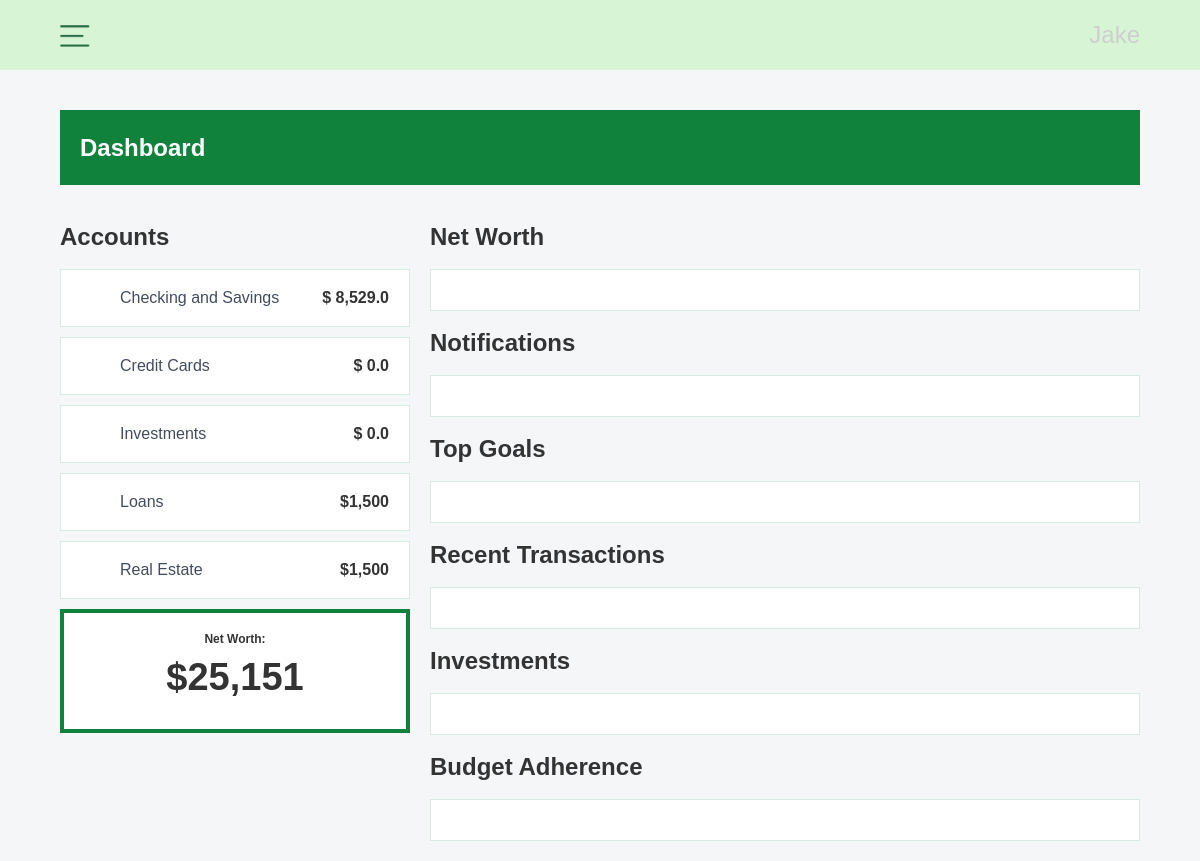
Screenshot of /budget/dashboard (signed in) with the database file from the repository.
### budget/models.py (models this page shows)
class BudgetUsers(models.Model):
    user = models.ForeignKey(settings.AUTH_USER_MODEL, on_delete=models.CASCADE, null=True, blank=True)
    first_name = models.CharField(max_length=120, null=True, blank=True)
    last_name = models.CharField(max_length=120, null=True, blank=True)
    users_id = models.CharField(max_length=100, null=True, blank=True)
    networth_timeline = models.JSONField(null=True, blank=True)
    checking_savings_total = models.FloatField(null=True, blank=True)
    credit_avaliable = models.FloatField(null=True, blank=True)
    investments = models.FloatField(null=True, blank=True)
    loans = models.FloatField(null=True, blank=True)
    real_estate = models.FloatField(null=True, blank=True)
    average_income = models.FloatField(null=True, blank=True)

### budget/views.py (the view)
# urls.py: path('dashboard', views.budget_dashboard, name='budget-dashboard'),
def budget_dashboard(request):
    user = request.user
    account = Account.objects.filter(pk=request.user.pk)
    user_id = account.model.get_user_id(self=user)
    budget_user = BudgetUsers.objects.get(users_id=user_id)
    checking_and_savings_total = budget_user.checking_savings_total
    credit_avaliable = budget_user.credit_avaliable
    investments = budget_user.investments
    loans = budget_user.loans
    real_estate = budget_user.real_estate
    bank_accounts = BankAccount.objects.filter(users_id=user_id)
    goals = Goal.objects.filter(users_id=user_id)
    current_date = dt.date.today()
    start_date = str(current_date).split("-")
    start_date[1] = '01'
    start_date = '-'.join(start_date)
    print(start_date)
    print(bank_accounts)
    if request.POST.get('action') == 'post':
        public = request.POST
        print(public)
    context = {
        'transaction_data': transactions,
        'checking_and_savings_total': checking_and_savings_total,
        'credit_avaliable': credit_avaliable,
        'investments': investments,
        'loans': loans,
        'real_estate': real_estate
    }
    return render(request, 'Budget/dashboard.html', context=context)

### budget/models.py (called while the page is built)
    def get_user_id(self):
        return self.user_id

### templates/Budget/dashboard.html (shortened to what this page needs)
{% extends 'Budget/base.html' %}
{% load static %}
{% load mathfilters %}
{% load humanize %}
{% block content %}
  <div class="section-banner wf-section">
    <h1 class="heading-4">Dashboard</h1>
  </div>
  <div class="my-section wf-section">
    <div class="my-container">
      <div class="w-row">
        <div class="column w-col w-col-4">
          <div class="item-wrapper">
            <h1 class="item-title">Accounts</h1>
            <div class="white-item" onclick="display_under(this)">
              <div class="account-item-wrapper">
                <div class="item-left-div"><img src="https://d3e54v103j8qbb.cloudfront.net/plugins/Basic/assets/placeholder.60f9b1840c.svg" loading="lazy" width="29" alt="">
                  <h1 class="_16px _10-padding-left light">Checking and Savings</h1>
                </div>
                <div>
                  <h1 class="_16px amount-right">$ {{ checking_and_savings_total|intcomma }}</h1>
                </div>
              </div>
            </div>
            <div class="white-item">
              <div class="account-item-wrapper">
                <div class="item-left-div"><img src="https://d3e54v103j8qbb.cloudfront.net/plugins/Basic/assets/placeholder.60f9b1840c.svg" loading="lazy" width="29" alt="">
                  <h1 class="_16px _10-padding-left light">Credit Cards</h1>
                </div>
                <div>
                  <h1 class="_16px amount-right">$ {{ credit_avaliable }}</h1>
                </div>
              </div>
            </div>
            <div class="white-item">
              <div class="account-item-wrapper">
                <div class="item-left-div"><img src="https://d3e54v103j8qbb.cloudfront.net/plugins/Basic/assets/placeholder.60f9b1840c.svg" loading="lazy" width="29" alt="">
                  <h1 class="_16px _10-padding-left light">Investments</h1>
                </div>
                <div>
                  <h1 class="_16px amount-right">$ {{ investments }}</h1>
                </div>
              </div>
            </div>
            <div class="white-item">
              <div class="account-item-wrapper">
                <div class="item-left-div"><img src="https://d3e54v103j8qbb.cloudfront.net/plugins/Basic/assets/placeholder.60f9b1840c.svg" loading="lazy" width="29" alt="">
                  <h1 class="_16px _10-padding-left light">Loans</h1>
                </div>
                <div>
                  <h1 class="_16px amount-right">$1,500</h1>
                </div>
              </div>
            </div>
            <div class="white-item">
              <div class="account-item-wrapper">
                <div class="item-left-div"><img src="https://d3e54v103j8qbb.cloudfront.net/plugins/Basic/assets/placeholder.60f9b1840c.svg" loading="lazy" width="29" alt="">
                  <h1 class="_16px _10-padding-left light">Real Estate</h1>
                </div>
                <div>
                  <h1 class="_16px amount-right">$1,500</h1>
                </div>
              </div>
            </div>
            <div class="white-item total">
              <h1 class="total-tag">Net Worth:</h1>
              <h1 class="account-totals">$25,151</h1>
            </div>
          </div>
        </div>
        <div class="column-2 w-col w-col-8">
          <div class="item-wrapper">
            <h1 class="item-title">Net Worth </h1>
            <div class="white-item"></div>
          </div>
          <div class="item-wrapper">
            <h1 class="item-title">Notifications</h1>
            <div class="white-item"></div>
          </div>
          <div class="item-wrapper">
            <h1 class="item-title">Top Goals</h1>
            <div class="white-item"></div>
          </div>
          <div class="item-wrapper">
            <h1 class="item-title">Recent Transactions</h1>
            <div class="white-item"></div>
          </div>
          <div class="item-wrapper">
            <h1 class="item-title">Investments</h1>
            <div class="white-item"></div>
          </div>
          <div class="item-wrapper">
            <h1 class="item-title">Budget Adherence </h1>
            <div class="white-item"></div>
          </div>
        </div>
      </div>
    </div>
  </div>
</body>
{% endblock %}

### templates/Budget/base.html (shortened to what this page needs)
{% load static %}
<!DOCTYPE html>
<html lang="en">
<head>
    <link href="{% static 'budget/css/style.css' %}" rel="stylesheet" type="text/css">
    <link href="{% static 'budget/css/webflow.css' %}" rel="stylesheet" type="text/css">
    <link href="{% static 'budget/css/other.css' %}" rel="stylesheet" type="text/css">
    <link href="{% static 'MainWebsite/normalize.css' %}" rel="stylesheet" type="text/css">
    <link href="{% static 'MainWebsite/webflow.css' %}" rel="stylesheet" type="text/css">
    <link href="{% static 'MainWebsite/mmoney.webflow.css' %}" rel="stylesheet" type="text/css">
</head>
<body class="body">
  <div class="bud-navbar-container wf-section">
    <div class="bud-navbar-wrapper"><img src="{% static 'images/Nav-bar-Hamburger@2x.png' %}" loading="lazy" width="30" alt="" onclick="navbarOpen()">
      <div>
        <h1 class="heading-3">Jake</h1>
      </div>
    </div>
  </div>
<body class="body">
{% block content %}
{% endblock %}
</body>
</html>

### static/budget/css/webflow.css (style rules this page uses)
* { -webkit-box-sizing: border-box; -moz-box-sizing: border-box; box-sizing: border-box; }
html { height: 100%; }
body { margin: 0; min-height: 100%; background-color: #fff; font-family: Arial, sans-serif; font-size: 14px; line-height: 20px; color: #333; }
img { max-width: 100%; vertical-align: middle; display: inline-block; }
h1, h2, h3, h4, h5, h6 { font-weight: bold; margin-bottom: 10px; }
h1 { font-size: 38px; line-height: 44px; margin-top: 20px; }
.w-row:before, .w-row:after { content: " "; display: table; grid-column-start: 1; grid-row-start: 1; grid-column-end: 2; grid-row-end: 2; }
.w-row:after { clear: both; }
.w-col { position: relative; float: left; width: 100%; min-height: 1px; padding-left: 10px; padding-right: 10px; }
.w-col-4 { width: 33.33333333%; }
.w-col-8 { width: 66.66666667%; }

### static/MainWebsite/webflow.css (style rules this page uses)
* { -webkit-box-sizing: border-box; -moz-box-sizing: border-box; box-sizing: border-box; }
html { height: 100%; }
body { margin: 0; min-height: 100%; background-color: #fff; font-family: Arial, sans-serif; font-size: 14px; line-height: 20px; color: #333; }
img { max-width: 100%; vertical-align: middle; display: inline-block; }
h1, h2, h3, h4, h5, h6 { font-weight: bold; margin-bottom: 10px; }
h1 { font-size: 38px; line-height: 44px; margin-top: 20px; }
.w-row:before, .w-row:after { content: " "; display: table; grid-column-start: 1; grid-row-start: 1; grid-column-end: 2; grid-row-end: 2; }
.w-row:after { clear: both; }
.w-col { position: relative; float: left; width: 100%; min-height: 1px; padding-left: 10px; padding-right: 10px; }
.w-col-4 { width: 33.33333333%; }
.w-col-8 { width: 66.66666667%; }

### static/MainWebsite/mmoney.webflow.css (style rules this page uses)
.bud-navbar-wrapper { display: flex; padding: 20px 60px; justify-content: space-between; align-items: center; background-color: rgba(145, 240, 134, 0.3); }
.heading-3 { margin-top: 0px; margin-bottom: 0px; font-size: 24px; line-height: 24px; }
.section-banner { margin: 40px 60px; padding: 20px 10px 20px 20px; background-color: #11823b; }
.heading-4 { margin-top: 0px; margin-bottom: 0px; color: #fff; font-size: 24px; line-height: 35px; }
.my-section { padding-right: 60px; padding-left: 60px; }
.column { padding-right: 10px; padding-left: 0px; }
.item-wrapper { margin-bottom: 20px; }
.body { background-color: #f4f6f8; }
.item-title { margin-top: 0px; margin-bottom: 20px; font-size: 24px; line-height: 24px; }
.white-item { margin-bottom: 10px; padding: 20px; border-style: solid; border-width: 1px; border-color: rgba(17, 130, 59, 0.17); background-color: #fff; }
.white-item.total { border-style: solid; border-width: 4px; border-color: #11823b; }
.column-2 { padding-right: 0px; }
.item-left-div { display: flex; align-items: center; }
._16px { font-size: 16px; line-height: 16px; }
._16px._10-padding-left { margin-top: 0px; margin-bottom: 0px; padding-left: 10px; }
._16px._10-padding-left.light { color: #434c5d; font-weight: 400; }
._16px.amount-right { margin-top: 0px; margin-bottom: 0px; text-align: right; }
._16px.light { margin-top: 0px; margin-bottom: 0px; color: #434c5d; font-weight: 400; }
.account-item-wrapper { display: flex; justify-content: space-between; align-items: center; }
.total-tag { margin-top: 0px; margin-bottom: 0px; font-size: 12px; line-height: 12px; text-align: center; }
.account-totals { margin-top: 10px; text-align: center; }

### rows the page displays
BudgetUsers: checking_savings_total "8,529.0", credit_avaliable "0.0", investments "0.0"
